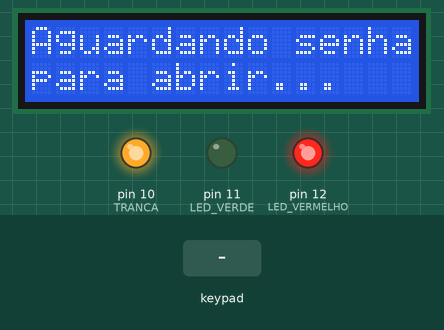
A sketch run on a simulated Arduino Uno, built with avr-gcc and run on an emulated ATmega328P. Shown: 16×2 character LCD, output pins drawn as LEDs (lit = HIGH). Inputs (shaded band) come from the test bench. What the sketch prints to the serial monitor is not drawn.

Above: at 6.2 s.
6.3 s: keypad keys 9 1 1 4 pressed 0.4 s apart
At 8.7 s:
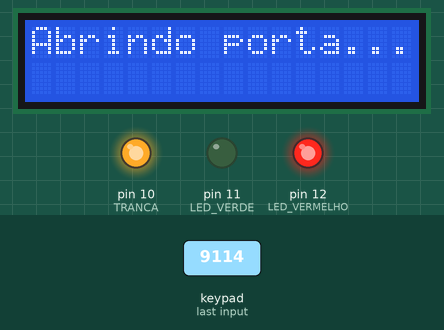
10.9 s: keypad keys 9 1 1 4 # pressed 0.4 s apart
At 13.4 s:
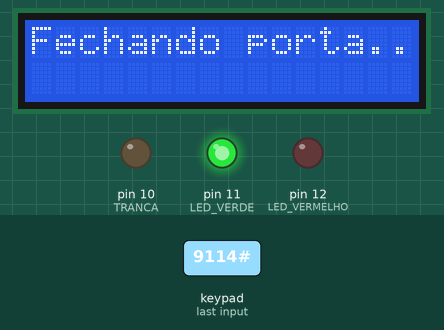
15.9 s: keypad keys 9 1 1 4 * pressed 0.4 s apart
At 18.0 s:
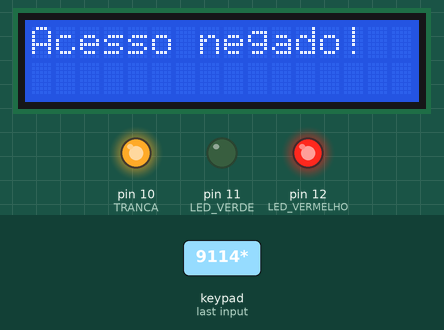
20.9 s: key 'B' pressed
22.4 s: key '1' pressed
Timing chart, 0 to 25.4 s (numbered marks = the images above; inputs shaded):
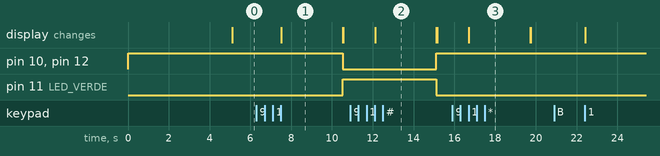

The sketch:

fechadura-com-senha.ino
```cpp
/*Teclado numérico com leitura serial*/

//0x27

//Importação das libs
#include <Keypad.h>
#include <LiquidCrystal_I2C.h>
#include <stdio.h>
#include <string.h>

#define endereco 0x27
#define colunasLCD 16
#define linhasLCD 2

LiquidCrystal_I2C lcd(endereco, colunasLCD, linhasLCD);

const int TRANCA = 10;

const int LED_VERDE = 11;
const int LED_VERMELHO = 12;

const char passwd[] = "9114"; //Senha
char writtenPasswd[5]; //Senha escrita

int counter = 0;

//Estado se trancado, false = aberto, true = fechado
bool lockState = true;

const byte rows[4] = { 9, 8, 7, 6 };     //Informa em quais pinos as linhas do teclado estão
const byte columns[4] = { 5, 4, 3, 2 };  //Informa em quais pinos as colunas do teclado estão

//Cria um array 2D para as teclas
char keys[4][4] = {

  { '1', '2', '3', 'A' },
  { '4', '5', '6', 'B' },
  { '7', '8', '9', 'C' },
  { '*', '0', '#', 'D' }

};

// Cria um objeto do tipo Keypad que vai traduzir
// pulsos elétricos em caracteres reais (como '1', 'A' ou '*').
Keypad mykeypad = Keypad(makeKeymap(keys), rows, columns, 4, 4);


void abreTrancaPorta(char senhaEscrita[]) {

  //strcmp é uma função em C que compara Strings
  if (strcmp(senhaEscrita, passwd) == 0) {

    lcd.clear();

    Serial.println("Abrindo porta...");
    lcd.print("Abrindo porta...");
    delay(3000);

    lcd.clear();

    lockState = false;

    digitalWrite(TRANCA, LOW);

    digitalWrite(LED_VERDE, HIGH);
    digitalWrite(LED_VERMELHO, LOW);

  } else {

    lcd.clear();

    Serial.println("Acesso negado!");
    lcd.print("Acesso negado!");
    delay(3000);

    lcd.clear();

  }

}

void fechaTrancaPorta(char senhaEscrita[]) {

  //strcmp é uma função em C que compara Strings
  if (strcmp(senhaEscrita, passwd) == 0) {

    lcd.clear();

    Serial.println("Fechando porta...");
    lcd.print("Fechando porta...");
    delay(3000);

    lcd.clear();

    lockState = true;

    digitalWrite(TRANCA, HIGH);

    digitalWrite(LED_VERDE, LOW);
    digitalWrite(LED_VERMELHO, HIGH);

  } else {

    lcd.clear();

    Serial.println("Acesso negado!");
    lcd.print("Acesso negado!");
    delay(3000);

    lcd.clear();

  }

}

void montaSenha(char caractere) {

  Serial.println(caractere);

  writtenPasswd[counter] = caractere; //Adiciona a tecla no array
  counter++;

  if(counter == 4) {

    writtenPasswd[4] = '\0';

    if (lockState) {

      abreTrancaPorta(writtenPasswd);

    } else {

      fechaTrancaPorta(writtenPasswd);

    }

  }

}

void setup() {

  pinMode(TRANCA, OUTPUT);
  digitalWrite(TRANCA, HIGH);

  pinMode(LED_VERDE, OUTPUT);
  pinMode(LED_VERMELHO, OUTPUT);

  digitalWrite(LED_VERDE, LOW);
  digitalWrite(LED_VERMELHO, HIGH);

  Serial.begin(9600);  //Habilita Monitor Serial

  lcd.init();
  lcd.backlight();
  lcd.clear();

  lcd.print("Ola, Mundo!");
  delay(5000);

  lcd.clear();

}

void loop() {

  if(lockState) {

    Serial.println("Aguardando senha para abrir...");

    lcd.setCursor(0, 0);
    lcd.print("Aguardando senha");
    lcd.setCursor(0, 1);
    lcd.print("para abrir...");

  } else {

    Serial.println("Aguardando senha para fechar...");

    lcd.setCursor(0, 0);
    lcd.print("Aguardando senha");
    lcd.setCursor(0, 1);
    lcd.print("para fechar...");

  }

  while(counter != 4) {

    char myKey = mykeypad.getKey();  // Pega a tecla digitada e guarda na variável

    //Checa se alguma tecla foi clicada
    if (myKey) {

      //Método que monta a senha
      montaSenha(myKey);

    }

  }

  //Renicia o contador de index
  counter = 0;

  // memset Serve para preencher um determinado espaço de memória.
  // Nesse caso, pedimos para ele preencher cada um dos espaços de
  // writtenPasswd com 0.
  memset(writtenPasswd, 0, sizeof(writtenPasswd));

}
```

Measured:
- after the input at 6.3 s, pin 10 (TRANCA), pin 12 (LED_VERMELHO): HIGH → LOW after 4.2 s; pin 11 (LED_VERDE): LOW → HIGH after 4.2 s; the display: changes after 1.2 s (image 1)
- after the input at 10.9 s, pin 10 (TRANCA), pin 12 (LED_VERMELHO): LOW → HIGH after 4.2 s; pin 11 (LED_VERDE): HIGH → LOW after 4.2 s; the display: changes after 1.2 s (image 2)
- after the input at 15.9 s, the display: changes after 0.82 s (image 3)
- after the input at 20.9 s, every drawn part: stays the same
- what the display in image 1 shows lasts 3.0 s, from 7.5 s to 10.5 s
